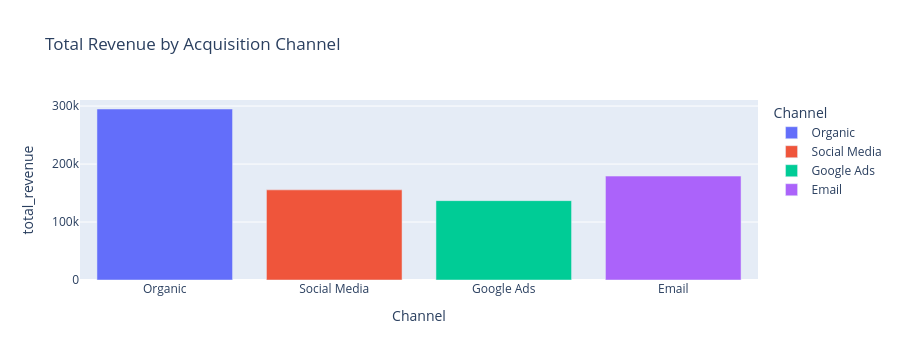

Notebook source saved alongside this figure:
### Markdown cell above
### Total Revenue Per Channel

### Code cell
px.bar(channel_df,x="Channel",y="total_revenue",title="Total Revenue by Acquisition Channel",color="Channel")

### Figure 1 — Plotly figure (JSON) as saved in the notebook; plotly's stock layout.template omitted (floating-point values rounded to 4 significant figures)
{"data": [{"alignmentgroup": "True", "hovertemplate": "Channel=%{x}<br>total_revenue=%{y}<extra></extra>", "legendgroup": "Organic", "marker": {"color": "#636efa", "pattern": {"shape": ""}}, "name": "Organic", "offsetgroup": "Organic", "orientation": "v", "showlegend": true, "textposition": "auto", "type": "bar", "x": ["Organic"], "xaxis": "x", "y": [295000.0], "yaxis": "y"}, {"alignmentgroup": "True", "hovertemplate": "Channel=%{x}<br>total_revenue=%{y}<extra></extra>", "legendgroup": "Social Media", "marker": {"color": "#EF553B", "pattern": {"shape": ""}}, "name": "Social Media", "offsetgroup": "Social Media", "orientation": "v", "showlegend": true, "textposition": "auto", "type": "bar", "x": ["Social Media"], "xaxis": "x", "y": [155500.0], "yaxis": "y"}, {"alignmentgroup": "True", "hovertemplate": "Channel=%{x}<br>total_revenue=%{y}<extra></extra>", "legendgroup": "Google Ads", "marker": {"color": "#00cc96", "pattern": {"shape": ""}}, "name": "Google Ads", "offsetgroup": "Google Ads", "orientation": "v", "showlegend": true, "textposition": "auto", "type": "bar", "x": ["Google Ads"], "xaxis": "x", "y": [136900.0], "yaxis": "y"}, {"alignmentgroup": "True", "hovertemplate": "Channel=%{x}<br>total_revenue=%{y}<extra></extra>", "legendgroup": "Email", "marker": {"color": "#ab63fa", "pattern": {"shape": ""}}, "name": "Email", "offsetgroup": "Email", "orientation": "v", "showlegend": true, "textposition": "auto", "type": "bar", "x": ["Email"], "xaxis": "x", "y": [179200.0], "yaxis": "y"}], "layout": {"barmode": "relative", "height": 360, "legend": {"title": {"text": "Channel"}, "tracegroupgap": 0}, "title": {"text": "Total Revenue by Acquisition Channel"}, "xaxis": {"anchor": "y", "autorange": true, "categoryarray": ["Organic", "Social Media", "Google Ads", "Email"], "categoryorder": "array", "domain": [0, 1], "range": [-0.5, 3.5], "title": {"text": "Channel"}, "type": "category"}, "yaxis": {"anchor": "x", "autorange": true, "domain": [0, 1], "range": [0, 310500.0], "title": {"text": "total_revenue"}, "type": "linear"}}}
